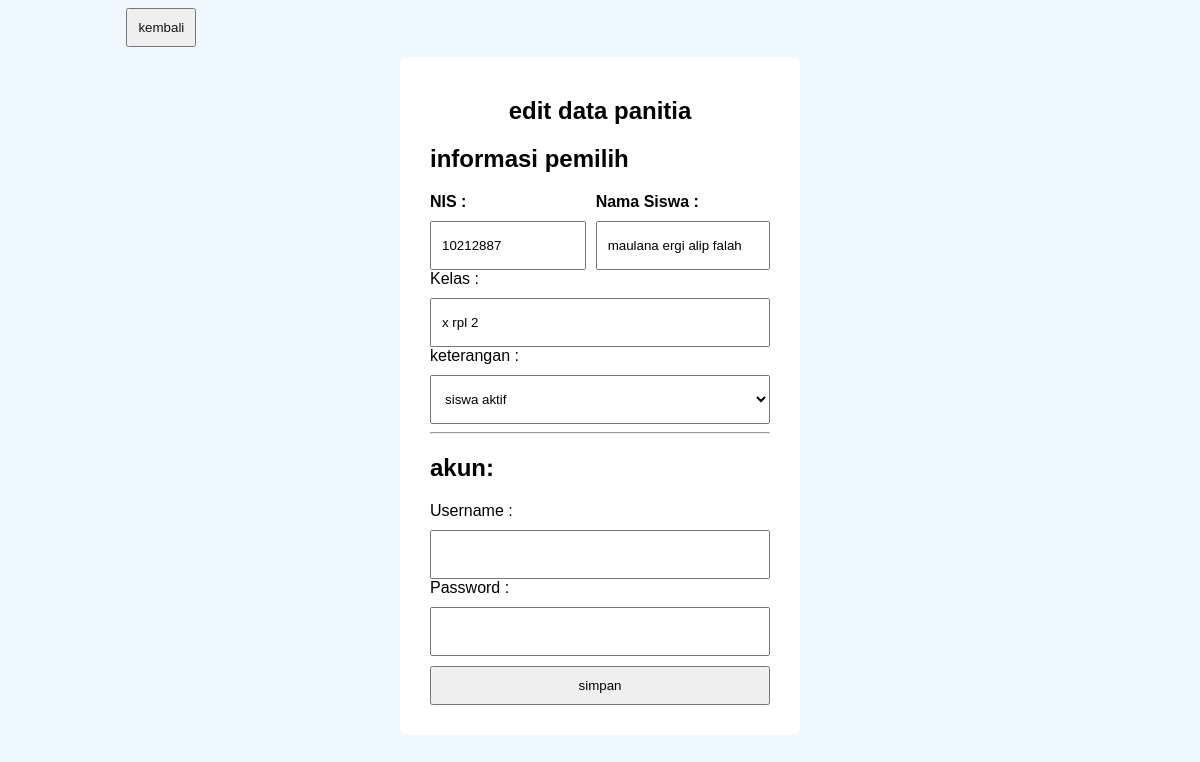
The page /admin/pemilih/edit.php?id_pemilih=12 on the database its author committed.
### tables this page shows
CREATE TABLE `pemilih` (
  `id_pemilih` int(11) NOT NULL,
  `nis` int(8) NOT NULL,
  `nama_siswa` varchar(50) NOT NULL,
  `kelas` varchar(10) NOT NULL,
  `keterangan` enum('siswa aktif','alumni') NOT NULL,
  `user_id` int(11) NOT NULL
);

### controlRequest.php (called while the page is built, shortened)
<?php
require_once "Users.php";
require_once "Pemilih.php";
$database = new Database();
$db = $database->openConnection();
$pemilih = new Pemilih($db);
if (isset($_GET['id_pemilih'])) {
    $pemilih->id_pemilih = $_GET['id_pemilih'];
    $pemilih->editPemilih();
}
?>

### Pemilih.php (called while the page is built, shortened)
<?php
require_once 'Users.php';
class Pemilih extends Users {
    public $id_pemilih;
        public function editpemilih() {
            $query = "SELECT pemilih.*,  users.* FROM pemilih JOIN users ON pemilih.user_id = users.user_id WHERE id_pemilih = " . $this->id_pemilih;
            $result = $this->conn->query($query);
            $row = mysqli_fetch_assoc($result);
            $this->id_pemilih  = $row['id_pemilih'];
            $this->nama_siswa    = $row['nama_siswa'];
            $this->nis =  $row['nis'];
            $this->kelas   = $row['kelas'];
            $this->keterangan  = $row['keterangan'];
        }
}

### Users.php (called while the page is built, shortened)
<?php
  class Users  {
    public function __construct($db) {
        $this->conn = $db;
    }
  }

### admin/pemilih/form.php (the view, shortened to what this page needs)
<h2>informasi pemilih</h2>
    <div class="grid bold">
            <div class="">
                <label for="nis">NIS :</label>
                <input value="<?= isset($_GET['id_pemilih']) ? $pemilih->nis : ''; ?>" type="number" name="nis" required>
            </div>
            <div class="">
                <label for="nama_siswa">Nama Siswa :</label>
                <input value="<?= isset($_GET['id_pemilih']) ? $pemilih->nama_siswa : ''; ?>" type="text" name="nama_siswa" id="nama_siswa" required>
            </div>
    </div>
    <div class="">
        <label for="kelas">Kelas :</label>
                <input value="<?= isset($_GET['id_pemilih']) ? $pemilih->kelas : ''; ?>" type="text" name="kelas" id="kelas" required>
            <div class="">
                <label for="keterangan">keterangan :</label>
                    <select name="keterangan" id="keterangan" require>
                        <option value="siswa aktif" <?= isset($_GET['id_pemilih']) ? ($pemilih->keterangan === "siswa aktif" ? "selected" : "") : ''; ?>>siswa aktif</option>
                </select>
             </div>
        <hr>
    </div>
            <h2>akun: </h2>
            <div class="">
                <label for="username">Username :</label>
                <input type="text" name="username" id="username" required>
            </div>
            <div class="">
                <label for="password">Password :</label>
                <input type="password" name="password" id="password" required>
            </div>

### assets/css/style.css (style rules this page uses)
* { box-sizing: border-box; }
body { background-color: aliceblue; font-family: 'Gill Sans', 'Gill Sans MT', Calibri, 'Trebuchet MS', sans-serif; }
input,select { padding: 15px 10px; margin-top: 10px; width: 100%; }
.grid { display: grid; gap: 10px; grid-template-columns: auto auto; }
.bold { font-weight: bold; }

### rows shown on the page
pemilih: nis "10212887", nama_siswa "maulana ergi alip falah", kelas "x rpl 2", keterangan "siswa aktif"
